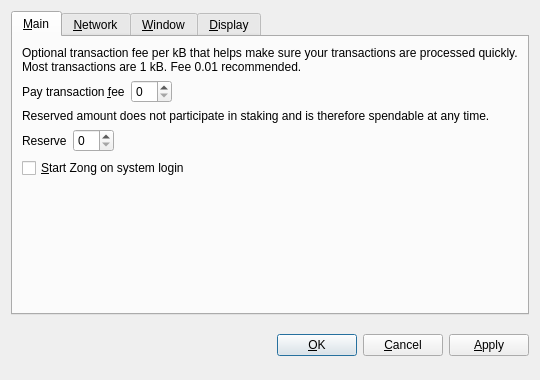
<?xml version="1.0" encoding="UTF-8"?>
<ui version="4.0">
 <class>OptionsDialog</class>
 <widget class="QDialog" name="OptionsDialog">
  <property name="geometry">
   <rect>
    <x>0</x>
    <y>0</y>
    <width>540</width>
    <height>380</height>
   </rect>
  </property>
  <property name="windowTitle">
   <string>Options</string>
  </property>
  <property name="modal">
   <bool>true</bool>
  </property>
  <layout class="QVBoxLayout" name="verticalLayout">
   <item>
    <widget class="QTabWidget" name="tabWidget">
     <property name="tabPosition">
      <enum>QTabWidget::North</enum>
     </property>
     <property name="currentIndex">
      <number>0</number>
     </property>
     <widget class="QWidget" name="tabMain">
      <attribute name="title">
       <string>&amp;Main</string>
      </attribute>
      <layout class="QVBoxLayout" name="verticalLayout_Main">
       <item>
        <widget class="QLabel" name="transactionFeeInfoLabel">
         <property name="text">
          <string>Optional transaction fee per kB that helps make sure your transactions are processed quickly. Most transactions are 1 kB. Fee 0.01 recommended.</string>
         </property>
         <property name="textFormat">
          <enum>Qt::PlainText</enum>
         </property>
         <property name="wordWrap">
          <bool>true</bool>
         </property>
        </widget>
       </item>
       <item>
        <layout class="QHBoxLayout" name="horizontalLayoutFee">
         <item>
          <widget class="QLabel" name="transactionFeeLabel">
           <property name="text">
            <string>Pay transaction &amp;fee</string>
           </property>
           <property name="textFormat">
            <enum>Qt::PlainText</enum>
           </property>
           <property name="buddy">
            <cstring>transactionFee</cstring>
           </property>
          </widget>
         </item>
         <item>
          <widget class="BitcoinAmountField" name="transactionFee"/>
         </item>
         <item>
          <spacer name="horizontalSpacerFee">
           <property name="orientation">
            <enum>Qt::Horizontal</enum>
           </property>
           <property name="sizeHint" stdset="0">
            <size>
             <width>40</width>
             <height>20</height>
            </size>
           </property>
          </spacer>
         </item>
        </layout>
       </item>
       <item>
        <widget class="QLabel" name="reserveBalanceInfoLabel">
         <property name="text">
          <string>Reserved amount does not participate in staking and is therefore spendable at any time.</string>
         </property>
         <property name="textFormat">
          <enum>Qt::PlainText</enum>
         </property>
         <property name="wordWrap">
          <bool>true</bool>
         </property>
        </widget>
       </item>
       <item>
        <layout class="QHBoxLayout" name="horizontalLayoutReserveBalance">
         <item>
          <widget class="QLabel" name="reserveBalanceLabel">
           <property name="text">
            <string>Reserve</string>
           </property>
           <property name="textFormat">
            <enum>Qt::PlainText</enum>
           </property>
           <property name="buddy">
            <cstring>reserveBalance</cstring>
           </property>
          </widget>
         </item>
         <item>
          <widget class="BitcoinAmountField" name="reserveBalance"/>
         </item>
         <item>
          <spacer name="horizontalSpacerReserveBalance">
           <property name="orientation">
            <enum>Qt::Horizontal</enum>
           </property>
           <property name="sizeHint" stdset="0">
            <size>
             <width>40</width>
             <height>20</height>
            </size>
           </property>
          </spacer>
         </item>
        </layout>
       </item>
       <item>
        <widget class="QCheckBox" name="bitcoinAtStartup">
         <property name="toolTip">
          <string>Automatically start Zong after logging in to the system.</string>
         </property>
         <property name="text">
          <string>&amp;Start Zong on system login</string>
         </property>
        </widget>
       </item>
       <item>
        <spacer name="verticalSpacer_Main">
         <property name="orientation">
          <enum>Qt::Vertical</enum>
         </property>
         <property name="sizeHint" stdset="0">
          <size>
           <width>20</width>
           <height>40</height>
          </size>
         </property>
        </spacer>
       </item>
      </layout>
     </widget>
     <widget class="QWidget" name="tabNetwork">
      <attribute name="title">
       <string>&amp;Network</string>
      </attribute>
      <layout class="QVBoxLayout" name="verticalLayout_Network">
       <item>
        <widget class="QCheckBox" name="mapPortUpnp">
         <property name="toolTip">
          <string>Automatically open the Zong client port on the router. This only works when your router supports UPnP and it is enabled.</string>
         </property>
         <property name="text">
          <string>Map port using &amp;UPnP</string>
         </property>
        </widget>
       </item>
       <item>
        <widget class="QCheckBox" name="connectSocks">
         <property name="toolTip">
          <string>Connect to the Zong network through a SOCKS5 proxy (e.g. when connecting through Tor).</string>
         </property>
         <property name="text">
          <string>&amp;Connect through SOCKS5 proxy:</string>
         </property>
        </widget>
       </item>
       <item>
        <layout class="QHBoxLayout" name="horizontalLayout_Network">
         <item>
          <widget class="QLabel" name="proxyIpLabel">
           <property name="text">
            <string>Proxy &amp;IP:</string>
           </property>
           <property name="textFormat">
            <enum>Qt::PlainText</enum>
           </property>
           <property name="buddy">
            <cstring>proxyIp</cstring>
           </property>
          </widget>
         </item>
         <item>
          <widget class="QValidatedLineEdit" name="proxyIp">
           <property name="maximumSize">
            <size>
             <width>140</width>
             <height>16777215</height>
            </size>
           </property>
           <property name="toolTip">
            <string>IP address of the proxy (e.g. 127.0.0.1)</string>
           </property>
          </widget>
         </item>
         <item>
          <widget class="QLabel" name="proxyPortLabel">
           <property name="text">
            <string>&amp;Port:</string>
           </property>
           <property name="textFormat">
            <enum>Qt::PlainText</enum>
           </property>
           <property name="buddy">
            <cstring>proxyPort</cstring>
           </property>
          </widget>
         </item>
         <item>
          <widget class="QLineEdit" name="proxyPort">
           <property name="maximumSize">
            <size>
             <width>55</width>
             <height>16777215</height>
            </size>
           </property>
           <property name="toolTip">
            <string>Port of the proxy (e.g. 9050)</string>
           </property>
          </widget>
         </item>
         <item>
          <spacer name="horizontalSpacer_Network">
           <property name="orientation">
            <enum>Qt::Horizontal</enum>
           </property>
           <property name="sizeHint" stdset="0">
            <size>
             <width>40</width>
             <height>20</height>
            </size>
           </property>
          </spacer>
         </item>
        </layout>
       </item>
       <item>
        <spacer name="verticalSpacer_Network">
         <property name="orientation">
          <enum>Qt::Vertical</enum>
         </property>
         <property name="sizeHint" stdset="0">
          <size>
           <width>20</width>
           <height>40</height>
          </size>
         </property>
        </spacer>
       </item>
      </layout>
     </widget>
     <widget class="QWidget" name="tabWindow">
      <attribute name="title">
       <string>&amp;Window</string>
      </attribute>
      <layout class="QVBoxLayout" name="verticalLayout_Window">
       <item>
        <widget class="QCheckBox" name="minimizeToTray">
         <property name="toolTip">
          <string>Show only a tray icon after minimizing the window.</string>
         </property>
         <property name="text">
          <string>&amp;Minimize to the tray instead of the taskbar</string>
         </property>
        </widget>
       </item>
       <item>
        <widget class="QCheckBox" name="minimizeOnClose">
         <property name="toolTip">
          <string>Minimize instead of exit the application when the window is closed. When this option is enabled, the application will be closed only after selecting Quit in the menu.</string>
         </property>
         <property name="text">
          <string>M&amp;inimize on close</string>
         </property>
        </widget>
       </item>
       <item>
        <spacer name="verticalSpacer_Window">
         <property name="orientation">
          <enum>Qt::Vertical</enum>
         </property>
         <property name="sizeHint" stdset="0">
          <size>
           <width>20</width>
           <height>40</height>
          </size>
         </property>
        </spacer>
       </item>
      </layout>
     </widget>
     <widget class="QWidget" name="tabDisplay">
      <attribute name="title">
       <string>&amp;Display</string>
      </attribute>
      <layout class="QVBoxLayout" name="verticalLayout_Display">
       <item>
        <layout class="QHBoxLayout" name="horizontalLayout_1_Display">
         <item>
          <widget class="QLabel" name="langLabel">
           <property name="text">
            <string>User Interface &amp;language:</string>
           </property>
           <property name="textFormat">
            <enum>Qt::PlainText</enum>
           </property>
           <property name="buddy">
            <cstring>lang</cstring>
           </property>
          </widget>
         </item>
         <item>
          <widget class="QValueComboBox" name="lang">
           <property name="toolTip">
            <string>The user interface language can be set here. This setting will take effect after restarting Zong.</string>
           </property>
          </widget>
         </item>
        </layout>
       </item>
       <item>
        <layout class="QHBoxLayout" name="horizontalLayout_2_Display">
         <item>
          <widget class="QLabel" name="unitLabel">
           <property name="text">
            <string>&amp;Unit to show amounts in:</string>
           </property>
           <property name="textFormat">
            <enum>Qt::PlainText</enum>
           </property>
           <property name="buddy">
            <cstring>unit</cstring>
           </property>
          </widget>
         </item>
         <item>
          <widget class="QValueComboBox" name="unit">
           <property name="toolTip">
            <string>Choose the default subdivision unit to show in the interface and when sending coins.</string>
           </property>
          </widget>
         </item>
        </layout>
       </item>
       <item>
        <widget class="QCheckBox" name="coinControlFeatures">
         <property name="toolTip">
          <string>Whether to show coin control features or not.</string>
         </property>
         <property name="text">
          <string>Display coin &amp;control features (experts only!)</string>
         </property>
        </widget>
       </item>
       <item>
        <spacer name="verticalSpacer_Display">
         <property name="orientation">
          <enum>Qt::Vertical</enum>
         </property>
         <property name="sizeHint" stdset="0">
          <size>
           <width>20</width>
           <height>40</height>
          </size>
         </property>
        </spacer>
       </item>
      </layout>
     </widget>
    </widget>
   </item>
   <item>
    <layout class="QHBoxLayout" name="horizontalLayout_Buttons">
     <item>
      <spacer name="horizontalSpacer_1">
       <property name="orientation">
        <enum>Qt::Horizontal</enum>
       </property>
       <property name="sizeHint" stdset="0">
        <size>
         <width>40</width>
         <height>48</height>
        </size>
       </property>
      </spacer>
     </item>
     <item>
      <widget class="QLabel" name="statusLabel">
       <property name="font">
        <font>
         <weight>75</weight>
         <bold>true</bold>
        </font>
       </property>
       <property name="text">
        <string/>
       </property>
       <property name="textFormat">
        <enum>Qt::PlainText</enum>
       </property>
       <property name="wordWrap">
        <bool>true</bool>
       </property>
      </widget>
     </item>
     <item>
      <spacer name="horizontalSpacer_2">
       <property name="orientation">
        <enum>Qt::Horizontal</enum>
       </property>
       <property name="sizeHint" stdset="0">
        <size>
         <width>40</width>
         <height>48</height>
        </size>
       </property>
      </spacer>
     </item>
     <item>
      <widget class="QPushButton" name="okButton">
       <property name="text">
        <string>&amp;OK</string>
       </property>
      </widget>
     </item>
     <item>
      <widget class="QPushButton" name="cancelButton">
       <property name="text">
        <string>&amp;Cancel</string>
       </property>
       <property name="autoDefault">
        <bool>false</bool>
       </property>
      </widget>
     </item>
     <item>
      <widget class="QPushButton" name="applyButton">
       <property name="text">
        <string>&amp;Apply</string>
       </property>
       <property name="autoDefault">
        <bool>false</bool>
       </property>
      </widget>
     </item>
    </layout>
   </item>
  </layout>
 </widget>
 <customwidgets>
  <customwidget>
   <class>BitcoinAmountField</class>
   <extends>QSpinBox</extends>
   <header>bitcoinamountfield.h</header>
  </customwidget>
  <customwidget>
   <class>QValueComboBox</class>
   <extends>QComboBox</extends>
   <header>qvaluecombobox.h</header>
  </customwidget>
  <customwidget>
   <class>QValidatedLineEdit</class>
   <extends>QLineEdit</extends>
   <header>qvalidatedlineedit.h</header>
  </customwidget>
 </customwidgets>
 <resources/>
 <connections/>
</ui>
